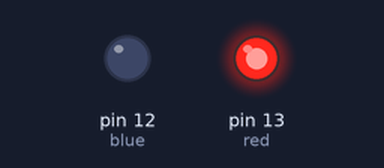
This sketch was run on a simulated Arduino Uno, built with avr-gcc and run on an emulated ATmega328P. Parts: output pins drawn as LEDs (lit = HIGH).

Above: at 0.02 s.
At 2.22 s:
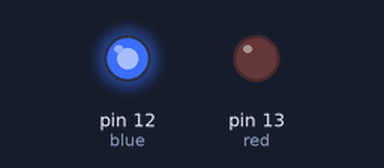
At 5.47 s:
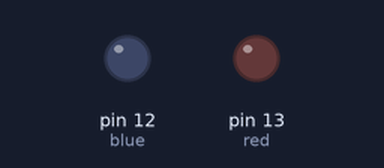
Timing chart, 0 to 7.4 s (numbered marks = the images above):
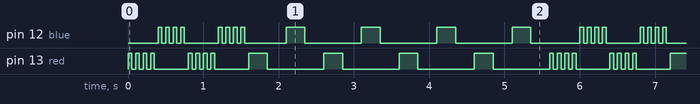

The sketch:

policeLights.ino
```cpp
/*
  Blink

  Turns an LED on for one second, then off for one second, repeatedly.

  Most Arduinos have an on-board LED you can control.
  On the UNO it is attached to digital pin 13

  This example code is modified from.
  https://www.arduino.cc/en/Tutorial/BuiltInExamples/Blink
*/

int red = 13;  // define a variable to hold the pin number of the internal LED
int blue = 12;

// the setup function runs once when you press reset or power the board
void setup() {
  // initialize digital pin led as an output.
  Serial.begin(9600);
  pinMode(red, OUTPUT);
  pinMode(blue, OUTPUT);

}

// the loop function runs over and over again forever
void loop() {
  rapid();
  rapid();
  slow();

}

void rapid() {
  flashRed();
  flashRed();
  flashRed();
  flashRed();
  flashBlue();
  flashBlue();
  flashBlue();
  flashBlue();
}

void slow() {
  slowRed();
  slowBlue();
  slowRed();
  slowBlue();
  slowRed();
  slowBlue();
  slowRed();
  slowBlue();
}

void flashRed() {
  digitalWrite(red, HIGH);
  delay(50);
  digitalWrite(red, LOW);
  delay(50);
}

void flashBlue() {
  digitalWrite(blue, HIGH);
  delay(50);
  digitalWrite(blue, LOW);
  delay(50);
}
void slowRed() {
  digitalWrite(red, HIGH);
  delay(250);
  digitalWrite(red, LOW);
  delay(250);
}

void slowBlue() {
  digitalWrite(blue, HIGH);
  delay(250);
  digitalWrite(blue, LOW);
  delay(250);
}
```

Measured:
- by itself, pin 13 (red): repeats every 5.6 s: HIGH 0.05 s, LOW 0.45 s, 3 × (HIGH 0.05 s, LOW 0.05 s), HIGH 0.05 s, LOW 0.45 s, 4 × (HIGH 0.25 s, LOW 0.75 s), 3 × (HIGH 0.05 s, LOW 0.05 s)
- by itself, pin 12 (blue): repeats every 5.7 s: HIGH 0.05 s, LOW 0.45 s, 3 × (HIGH 0.05 s, LOW 0.05 s), HIGH 0.05 s, LOW 0.55 s, 4 × (HIGH 0.25 s, LOW 0.75 s), 3 × (HIGH 0.05 s, LOW 0.05 s)
